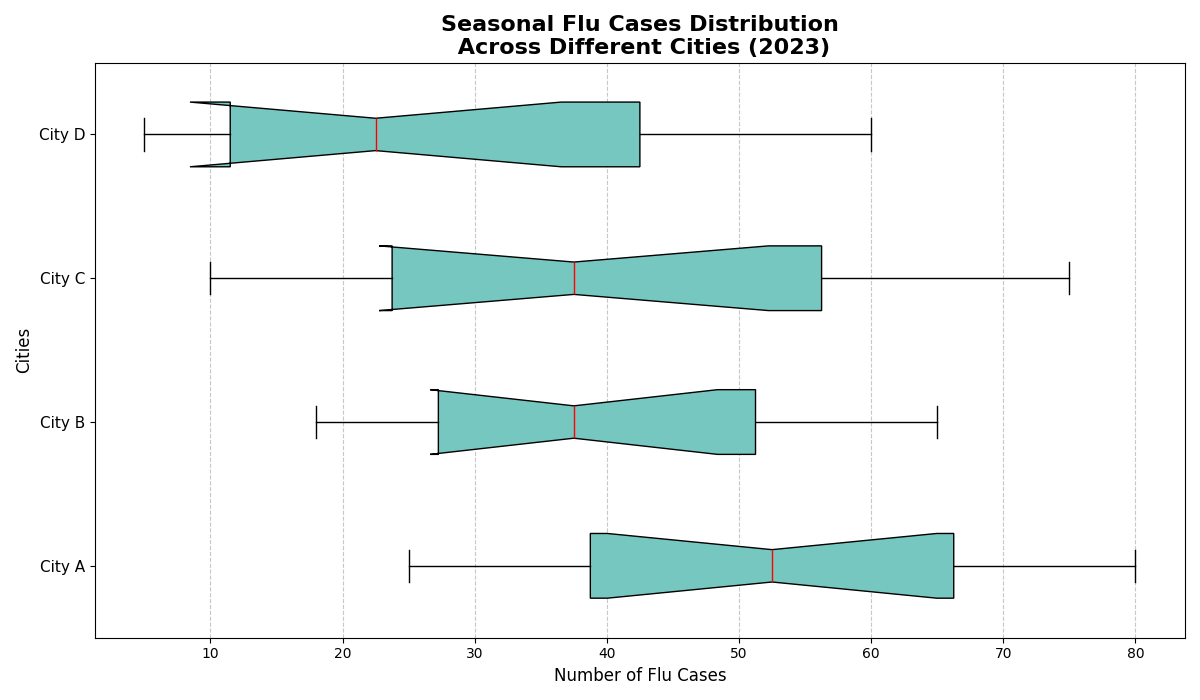

Here is the Python script that generated this plot:
import matplotlib.pyplot as plt
import numpy as np

cities = ['City A', 'City B', 'City C', 'City D']

flu_cases_data = {
    'City A': [30, 25, 40, 35, 50, 60, 45, 55, 65, 70, 75, 80],
    'City B': [20, 18, 25, 28, 30, 35, 40, 45, 50, 55, 60, 65],
    'City C': [15, 10, 20, 25, 30, 35, 40, 45, 55, 60, 70, 75],
    'City D': [10, 5, 8, 12, 18, 20, 25, 30, 40, 50, 55, 60]
}

data_for_box = [flu_cases_data[city] for city in cities]

fig, ax = plt.subplots(figsize=(12, 7))

# Apply a single color consistently
color = '#76C7C0'

box = ax.boxplot(data_for_box, patch_artist=True, notch=True, vert=False,
                 boxprops=dict(facecolor=color, color='black'),
                 whiskerprops=dict(color='black'),
                 capprops=dict(color='black'),
                 medianprops=dict(color='red'),
                 flierprops=dict(markerfacecolor=color, marker='o', markersize=5, alpha=0.6))

ax.set_title('Seasonal Flu Cases Distribution\n Across Different Cities (2023)', fontsize=16, fontweight='bold')
ax.set_xlabel('Number of Flu Cases', fontsize=12)
ax.set_ylabel('Cities', fontsize=12)

ax.set_yticks(np.arange(1, len(cities) + 1))
ax.set_yticklabels(cities, fontsize=11)

ax.xaxis.grid(True, linestyle='--', alpha=0.7)

plt.tight_layout()
plt.show()
